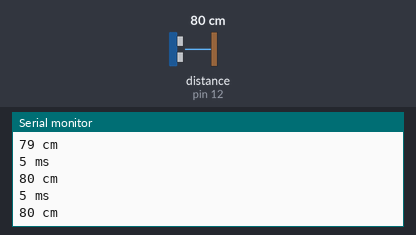
Simulated run of this sketch. Board: Arduino Uno, built with avr-gcc and run on an emulated ATmega328P. Shown: the last lines printed to the serial monitor. Wiring (inferred from the names in the program): ultrasonic range finder: trigger pin 11; echo pin 12. Inputs (shaded band) come from the test bench; at power-on: distance to the obstacle (sensor on pin 12) 80 cm. The echo pulse lasts 58.3 µs per cm.

Above: at 1.3 s.
1.4 s: distance to the obstacle (sensor on pin 12) set to 2 cm
At 1.9 s:
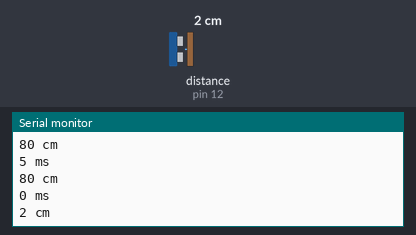
2.9 s: distance to the obstacle (sensor on pin 12) set to 4 cm
At 3.4 s:
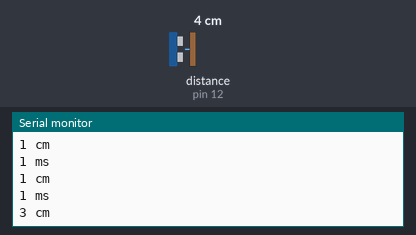
Timing chart, 0 to 5.9 s (numbered marks = the images above; inputs shaded):
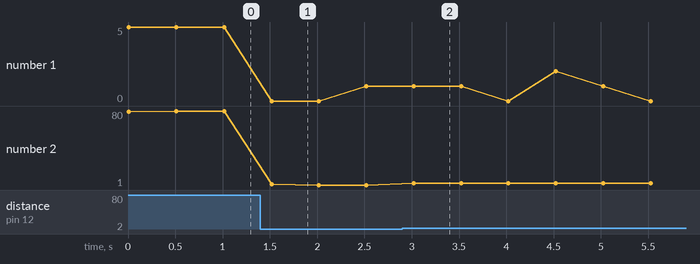

Measured:
- after the input at 1.4 s, the serial monitor: prints a new line after 0.12 s (image 1)
- after the input at 2.9 s, the serial monitor: prints a new line after 0.12 s (image 2)
- plotted number 1: 5 → 1 after the input at 1.4 s
- plotted number 2: 80 → 1 after the input at 1.4 s, 1 → 3 after the input at 2.9 s

The sketch:

11_ultrasonic.ino
```cpp
const int trig_pin = 11;
const int echo_pin = 12;

void setup() {
  // put your setup code here, to run once:
    Serial.begin(115200);
    pinMode(trig_pin,OUTPUT);
    pinMode(echo_pin,INPUT);

}

void loop() {
  // put your main code here, to run repeatedly:
  digitalWrite(trig_pin,LOW);
  delayMicroseconds(2);
  digitalWrite(trig_pin,HIGH);
  delayMicroseconds(10);
  digitalWrite(trig_pin,LOW);

  unsigned long t_begin = millis();
  long duration =pulseIn(echo_pin, HIGH);
  unsigned long t_end = millis();
  Serial.print(t_end-t_begin);
  Serial.println(" ms");

  long distance = (duration/2) /29.1;
  Serial.print(distance);
  Serial.println(" cm");
  delay(500);
}
```
